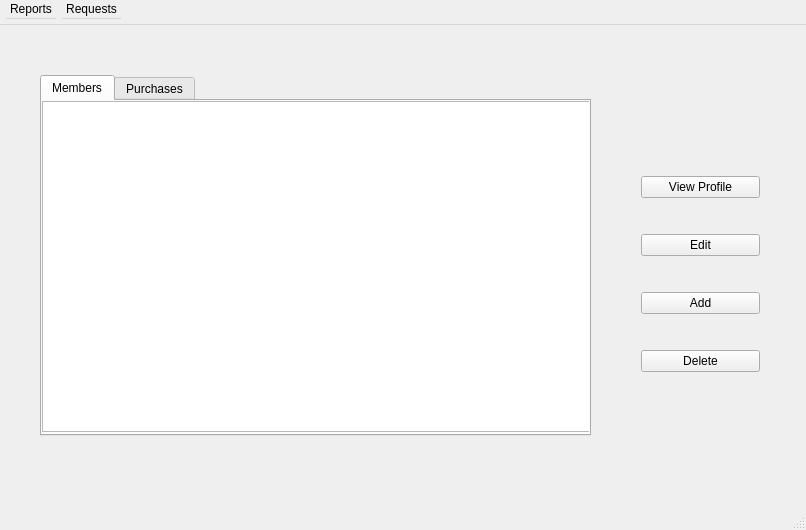
<?xml version="1.0" encoding="UTF-8"?>
<ui version="4.0">
 <class>MainWindow</class>
 <widget class="QMainWindow" name="MainWindow">
  <property name="geometry">
   <rect>
    <x>0</x>
    <y>0</y>
    <width>806</width>
    <height>530</height>
   </rect>
  </property>
  <property name="windowTitle">
   <string>Wholesale Club</string>
  </property>
  <widget class="QWidget" name="centralWidget">
   <widget class="QTabWidget" name="tabWidget">
    <property name="enabled">
     <bool>true</bool>
    </property>
    <property name="geometry">
     <rect>
      <x>40</x>
      <y>50</y>
      <width>551</width>
      <height>361</height>
     </rect>
    </property>
    <property name="currentIndex">
     <number>0</number>
    </property>
    <widget class="QWidget" name="tab">
     <attribute name="title">
      <string>Members</string>
     </attribute>
     <widget class="QTableWidget" name="tableWidget">
      <property name="geometry">
       <rect>
        <x>0</x>
        <y>0</y>
        <width>551</width>
        <height>331</height>
       </rect>
      </property>
     </widget>
    </widget>
    <widget class="QWidget" name="tab_2">
     <attribute name="title">
      <string>Purchases</string>
     </attribute>
     <widget class="QTableWidget" name="tableWidget_2">
      <property name="geometry">
       <rect>
        <x>0</x>
        <y>0</y>
        <width>551</width>
        <height>331</height>
       </rect>
      </property>
     </widget>
    </widget>
   </widget>
   <widget class="QWidget" name="verticalLayoutWidget">
    <property name="geometry">
     <rect>
      <x>630</x>
      <y>110</y>
      <width>141</width>
      <height>281</height>
     </rect>
    </property>
    <layout class="QVBoxLayout" name="verticalLayout">
     <item>
      <widget class="QPushButton" name="pushButton">
       <property name="text">
        <string>View Profile</string>
       </property>
      </widget>
     </item>
     <item>
      <widget class="QPushButton" name="pushButton_2">
       <property name="text">
        <string>Edit</string>
       </property>
      </widget>
     </item>
     <item>
      <widget class="QPushButton" name="pushButton_3">
       <property name="text">
        <string>Add</string>
       </property>
      </widget>
     </item>
     <item>
      <widget class="QPushButton" name="pushButton_4">
       <property name="text">
        <string>Delete</string>
       </property>
      </widget>
     </item>
    </layout>
   </widget>
  </widget>
  <widget class="QMenuBar" name="menuBar">
   <property name="geometry">
    <rect>
     <x>0</x>
     <y>0</y>
     <width>806</width>
     <height>25</height>
    </rect>
   </property>
   <property name="sizePolicy">
    <sizepolicy hsizetype="Preferred" vsizetype="Preferred">
     <horstretch>0</horstretch>
     <verstretch>0</verstretch>
    </sizepolicy>
   </property>
   <property name="minimumSize">
    <size>
     <width>0</width>
     <height>25</height>
    </size>
   </property>
   <property name="nativeMenuBar">
    <bool>false</bool>
   </property>
   <widget class="QMenu" name="menuName_h_Not_Found">
    <property name="title">
     <string>Reports</string>
    </property>
    <addaction name="actionDaily_Sales_Report"/>
    <addaction name="actionItems_Sold"/>
    <addaction name="actionTotal_Purchases"/>
    <addaction name="actionMember_Rebates"/>
    <addaction name="actionMembership_ues"/>
    <addaction name="actionUpgrade_Downgrade"/>
   </widget>
   <widget class="QMenu" name="menuEdit">
    <property name="title">
     <string>Requests</string>
    </property>
    <widget class="QMenu" name="menuMember_s_Purchases">
     <property name="title">
      <string>Member's Purchases</string>
     </property>
     <addaction name="actionLookup_Name"/>
     <addaction name="actionLookup_ID"/>
    </widget>
    <addaction name="menuMember_s_Purchases"/>
    <addaction name="actionItem_Lookup"/>
    <addaction name="actionExpiration_Month"/>
    <addaction name="actionAdd_Member"/>
    <addaction name="actionDelete_Member"/>
    <addaction name="actionAdd_Purchase"/>
   </widget>
   <addaction name="menuName_h_Not_Found"/>
   <addaction name="menuEdit"/>
  </widget>
  <widget class="QStatusBar" name="statusBar"/>
  <action name="actionDaily_Sales_Report">
   <property name="text">
    <string>Daily Sales Report</string>
   </property>
  </action>
  <action name="actionItems_Sold">
   <property name="text">
    <string>Items Sold</string>
   </property>
  </action>
  <action name="actionTotal_Purchases">
   <property name="text">
    <string>Total Purchases</string>
   </property>
  </action>
  <action name="actionMember_Rebates">
   <property name="text">
    <string>Member Rebates</string>
   </property>
  </action>
  <action name="actionUpgrade_Downgrade">
   <property name="text">
    <string>Upgrade/Downgrade</string>
   </property>
  </action>
  <action name="actionMembership_ues">
   <property name="text">
    <string>Membership Dues</string>
   </property>
  </action>
  <action name="actionItem_Lookup">
   <property name="text">
    <string>Item Lookup</string>
   </property>
  </action>
  <action name="actionExpiration_Month">
   <property name="text">
    <string>Expiration Month</string>
   </property>
  </action>
  <action name="actionLookup_Name">
   <property name="text">
    <string>Lookup Name</string>
   </property>
  </action>
  <action name="actionLookup_ID">
   <property name="text">
    <string>Lookup ID</string>
   </property>
  </action>
  <action name="actionAdd_Member">
   <property name="text">
    <string>Add Member</string>
   </property>
  </action>
  <action name="actionDelete_Member">
   <property name="text">
    <string>Delete Member</string>
   </property>
  </action>
  <action name="actionAdd_Purchase">
   <property name="text">
    <string>Add Purchase</string>
   </property>
  </action>
 </widget>
 <layoutdefault spacing="6" margin="11"/>
 <resources/>
 <connections/>
</ui>
